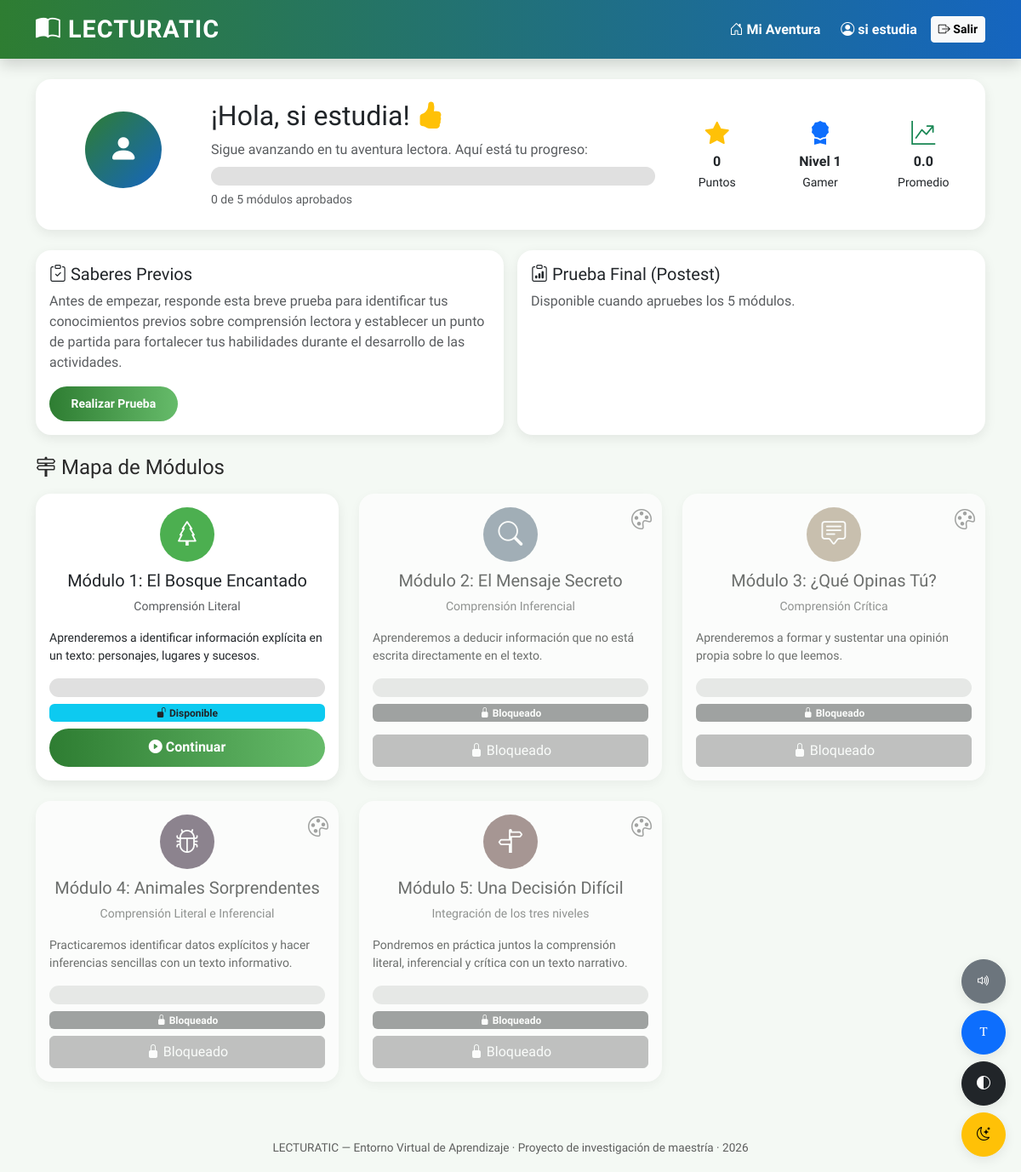
The page /estudiante/dashboard (signed in) on the database its author committed.
### tables this page shows
CREATE TABLE gamificacion (
            usuario_id INTEGER PRIMARY KEY,
            puntos INTEGER DEFAULT 0,
            experiencia INTEGER DEFAULT 0,
            nivel INTEGER DEFAULT 1,
            insignias TEXT DEFAULT '[]',
            FOREIGN KEY (usuario_id) REFERENCES usuarios(id)
        );

CREATE TABLE modulos (
            id INTEGER PRIMARY KEY,
            orden INTEGER NOT NULL,
            titulo TEXT NOT NULL,
            nivel TEXT,
            descripcion TEXT,
            nota_minima REAL DEFAULT 3.5
        );

### app.py (the view)
@app.route("/estudiante/dashboard")
@estudiante_requerido
def estudiante_dashboard():
    uid = session["usuario_id"]
    conn = get_db()
    modulos_db = conn.execute("SELECT * FROM modulos ORDER BY orden").fetchall()
    progreso_db = conn.execute("SELECT * FROM progreso WHERE usuario_id = ?", (uid,)).fetchall()
    progreso_map = {p["modulo_id"]: p for p in progreso_db}
    gam = conn.execute("SELECT * FROM gamificacion WHERE usuario_id = ?", (uid,)).fetchone()
    pretest = conn.execute("SELECT * FROM pretest_postest WHERE usuario_id = ? AND tipo='pretest'",
                            (uid,)).fetchone()
    postest = conn.execute("SELECT * FROM pretest_postest WHERE usuario_id = ? AND tipo='postest'",
                            (uid,)).fetchone()
    conn.close()
    total_modulos = len(modulos_db)
    modulos_aprobados = sum(1 for p in progreso_db if p["aprobado"] == 1)
    porcentaje_general = round((modulos_aprobados / total_modulos) * 100, 1) if total_modulos else 0
    promedio = calcular_promedio_general(uid)
    todos_aprobados = modulos_aprobados == total_modulos and total_modulos > 0
    modulos = []
    for m in modulos_db:
        p = progreso_map.get(m["id"])
        modulos.append({
            "id": m["id"], "orden": m["orden"], "titulo": m["titulo"], "nivel": m["nivel"],
            "descripcion": m["descripcion"],
            "desbloqueado": p["desbloqueado"] if p else 0,
            "aprobado": p["aprobado"] if p else 0,
            "mejor_nota": p["mejor_nota"] if p else 0,
            "porcentaje_avance": p["porcentaje_avance"] if p else 0,
            "estado": p["estado"] if p else "bloqueado",
        })
    insignias = json.loads(gam["insignias"]) if gam else []
    return render_template("student/dashboard.html",
                            modulos=modulos, porcentaje_general=porcentaje_general,
                            modulos_aprobados=modulos_aprobados, total_modulos=total_modulos,
                            promedio=promedio, gam=gam, insignias=insignias,
                            pretest=pretest, postest=postest, todos_aprobados=todos_aprobados)

### app.py (called while the page is built)
def estudiante_requerido(f):
    @wraps(f)
    def decorado(*args, **kwargs):
        if "usuario_id" not in session:
            return redirect(url_for("login"))
        if session.get("rol") != "estudiante":
            abort(403)
        return f(*args, **kwargs)
    return decorado

### database.py (called while the page is built)
def get_db():
    conn = sqlite3.connect(DB_PATH)
    conn.row_factory = sqlite3.Row
    conn.execute("PRAGMA foreign_keys = ON")
    return conn

### logica.py (called while the page is built)
def calcular_promedio_general(usuario_id):
    conn = get_db()
    cur = conn.cursor()
    cur.execute("""
        SELECT AVG(mejor_nota) as promedio FROM progreso
        WHERE usuario_id = ? AND mejor_nota > 0
    """, (usuario_id,))
    row = cur.fetchone()
    conn.close()
    return round(row["promedio"], 1) if row and row["promedio"] else 0.0

### templates/student/dashboard.html (shortened to what this page needs)
{% extends "base.html" %}
{% block contenido %}
<div class="card card-suave p-4 mb-4">
  <div class="row align-items-center">
    <div class="col-md-2 text-center">
      <div class="icono-circular" style="background:linear-gradient(135deg,#2E7D32,#1565C0); width:90px; height:90px; font-size:2.2rem;">
        <i class="bi bi-person-fill"></i>
      </div>
    </div>
    <div class="col-md-6">
      <h2>¡Hola, {{ session.get('nombre_completo') }}! <i class="bi bi-hand-thumbs-up-fill text-warning"></i></h2>
      <p class="text-muted mb-2">Sigue avanzando en tu aventura lectora. Aquí está tu progreso:</p>
      <div class="progreso-lecturatic mb-1">
      </div>
      <small class="text-muted">{{ modulos_aprobados }} de {{ total_modulos }} módulos aprobados</small>
    </div>
    <div class="col-md-4 text-center">
      <div class="row">
        <div class="col-4">
          <i class="bi bi-star-fill text-warning fs-3"></i>
          <div class="fw-bold">{{ gam.puntos if gam else 0 }}</div>
          <small>Puntos</small>
        </div>
        <div class="col-4">
          <i class="bi bi-award-fill text-primary fs-3"></i>
          <div class="fw-bold">Nivel {{ gam.nivel if gam else 1 }}</div>
          <small>Gamer</small>
        </div>
        <div class="col-4">
          <i class="bi bi-graph-up-arrow text-success fs-3"></i>
          <div class="fw-bold">{{ promedio }}</div>
          <small>Promedio</small>
        </div>
      </div>
    </div>
  </div>
</div>
<div class="row mb-4 g-3">
  <div class="col-md-6">
    <div class="card card-suave p-3 h-100">
      <h5><i class="bi bi-clipboard-check"></i> Saberes Previos </h5>
      {% if pretest %}
        <p class="mb-2">Ya la realizaste. Nota obtenida: <b>{{ pretest.nota }}</b></p>
      {% else %}
        <p class="text-muted">Antes de empezar, responde esta breve prueba para identificar tus conocimientos previos sobre comprensión lectora y establecer un punto de partida para fortalecer tus habilidades durante el desarrollo de las actividades.</p>
        <a href="{{ url_for('pretest') }}" class="btn btn-lecturatic btn-sm align-self-start">Realizar Prueba</a>
      {% endif %}
    </div>
  </div>
  <div class="col-md-6">
    <div class="card card-suave p-3 h-100">
      <h5><i class="bi bi-clipboard-data"></i> Prueba Final (Postest)</h5>
      {% if postest %}
        <p class="mb-2">¡Ya la completaste! Nota obtenida: <b>{{ postest.nota }}</b></p>
      {% elif todos_aprobados %}
        <p class="text-muted">Has completado todos los módulos. ¡Realiza tu prueba final!</p>
        <a href="{{ url_for('postest') }}" class="btn btn-acento btn-sm align-self-start">Realizar Postest</a>
      {% else %}
        <p class="text-muted">Disponible cuando apruebes los 5 módulos.</p>
      {% endif %}
    </div>
  </div>
</div>
<h4 class="mb-3"><i class="bi bi-signpost-2"></i> Mapa de Módulos</h4>
<div class="row g-4">
  {% for m in modulos %}
  <div class="col-md-6 col-lg-4">
    <div class="card card-suave p-3 h-100 {% if not m.desbloqueado %}modulo-bloqueado{% endif %}">
      <div class="icono-circular" style="background: {{ ['#4CAF50','#2196F3','#FF9800','#9C27B0','#F44336'][loop.index0 % 5] }};">
        <i class="bi bi-{{ ['tree','search','chat-square-text','bug','signpost-split'][loop.index0 % 5] }}"></i>
      </div>
      <h5 class="text-center">Módulo {{ m.orden }}: {{ m.titulo }}</h5>
      <p class="text-center text-muted small">{{ m.nivel }}</p>
      <p class="small">{{ m.descripcion }}</p>
      <div class="progreso-lecturatic mb-2">
      </div>
      {% if m.aprobado %}
        <span class="badge bg-success mb-2"><i class="bi bi-check-circle-fill"></i> Aprobado &middot; Nota {{ m.mejor_nota }}</span>
      {% elif m.desbloqueado %}
        <span class="badge bg-info text-dark mb-2"><i class="bi bi-unlock-fill"></i> Disponible</span>
      {% else %}
        <span class="badge bg-secondary mb-2"><i class="bi bi-lock-fill"></i> Bloqueado</span>
      {% endif %}
      {% if m.desbloqueado %}
        <a href="{{ url_for('ver_modulo', modulo_id=m.id) }}" class="btn btn-lecturatic mt-auto"><i class="bi bi-play-circle-fill"></i> Continuar</a>
      {% else %}
        <button class="btn btn-secondary mt-auto" disabled><i class="bi bi-lock-fill"></i> Bloqueado</button>
      {% endif %}
    </div>
  </div>
  {% endfor %}
</div>
{% endblock %}

### static/css/style.css (style rules this page uses)
:root { --color-primario: #2E7D32; --color-secundario: #1565C0; --color-acento: #FF9800; --color-fondo: #F4F9F4; --color-tarjeta: #FFFFFF; --color-texto: #2B2B2B; --radio-borde: 18px; --sombra-suave: 0 4px 14px rgba(0,0,0,0.08); --fuente-base: 'Baloo 2', 'Comic Sans MS', 'Trebuchet MS', sans-serif; }
body { font-family: var(--fuente-base); background-color: var(--color-fondo); color: var(--color-texto); transition: background-color .3s ease, color .3s ease; }
.card-suave { background-color: var(--color-tarjeta); border-radius: var(--radio-borde); box-shadow: var(--sombra-suave); border: none; transition: transform .2s ease, box-shadow .2s ease; }
.btn-lecturatic { border-radius: 50px; padding: 0.65rem 1.6rem; font-weight: 700; border: none; background: linear-gradient(90deg, var(--color-primario), #66BB6A); color: white; transition: transform .15s ease; }
.progreso-lecturatic { height: 22px; border-radius: 50px; background-color: #E0E0E0; overflow: hidden; }
.modulo-bloqueado { filter: grayscale(0.85); opacity: 0.65; position: relative; }
.modulo-bloqueado::after { content: "\f4b1"; font-family: "bootstrap-icons"; position: absolute; top: 12px; right: 12px; font-size: 1.5rem; color: #757575; }
.icono-circular { width: 64px; height: 64px; border-radius: 50%; display: flex; align-items: center; justify-content: center; font-size: 1.8rem; color: white; margin: 0 auto 10px auto; }

### rows shown on the page
gamificacion: puntos "0", nivel "1"
modulos: titulo "El Bosque Encantado", nivel "Comprensión Literal", descripcion "Aprenderemos a identificar información explícita en un texto: personajes, lugares y sucesos."
modulos: titulo "El Mensaje Secreto", nivel "Comprensión Inferencial", descripcion "Aprenderemos a deducir información que no está escrita directamente en el texto."
modulos: titulo "¿Qué Opinas Tú?", nivel "Comprensión Crítica", descripcion "Aprenderemos a formar y sustentar una opinión propia sobre lo que leemos."
modulos: titulo "Animales Sorprendentes", nivel "Comprensión Literal e Inferencial", descripcion "Practicaremos identificar datos explícitos y hacer inferencias sencillas con un texto informativo."
modulos: titulo "Una Decisión Difícil", nivel "Integración de los tres niveles", descripcion "Pondremos en práctica juntos la comprensión literal, inferencial y crítica con un texto narrativo."

### other values the page prints
{{ session.get('nombre_completo') }} "si estudia"
{{ modulos_aprobados }} "0"
{{ total_modulos }} "5"
{{ promedio }} "0.0"
{{ m.orden }} "1" "2" "3" "4" "5"
{{ 2026 }} "2026"
